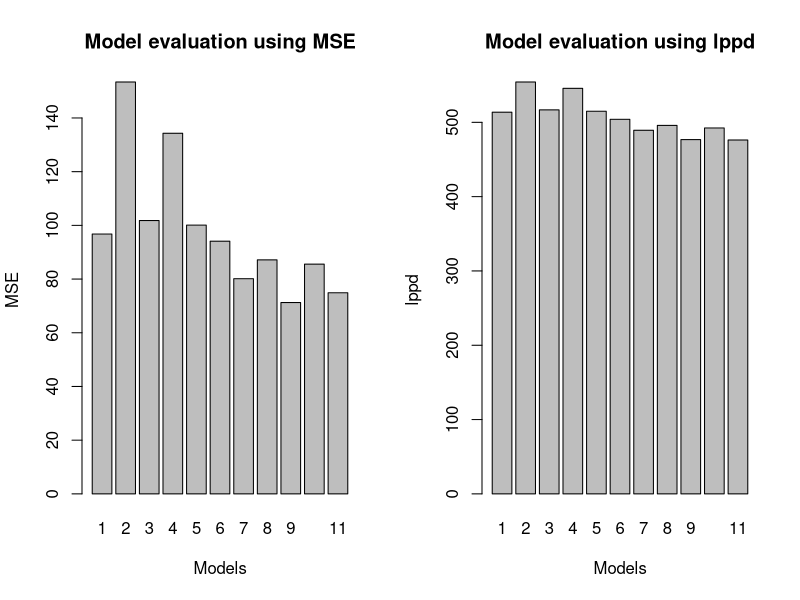
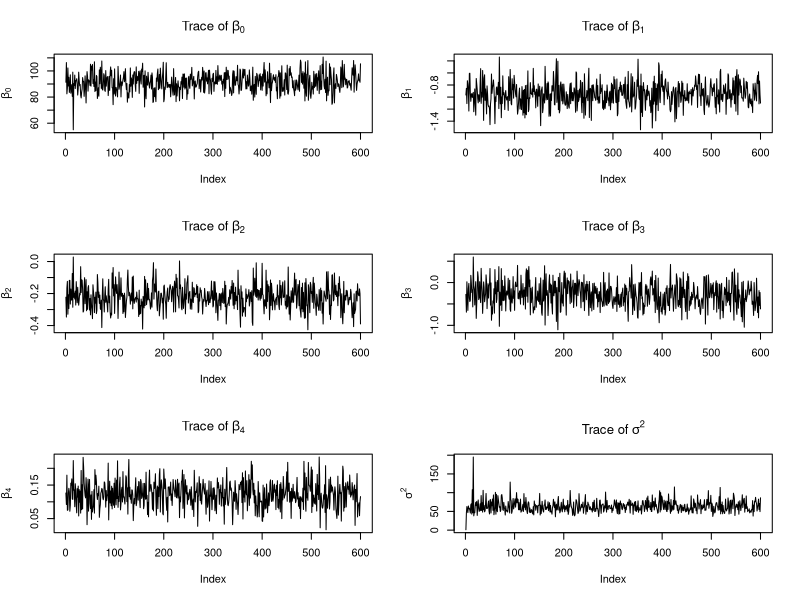
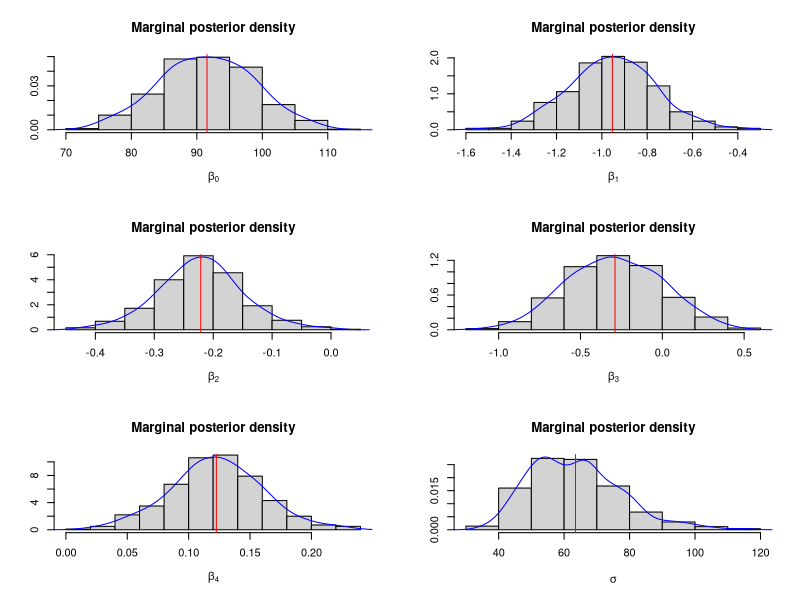
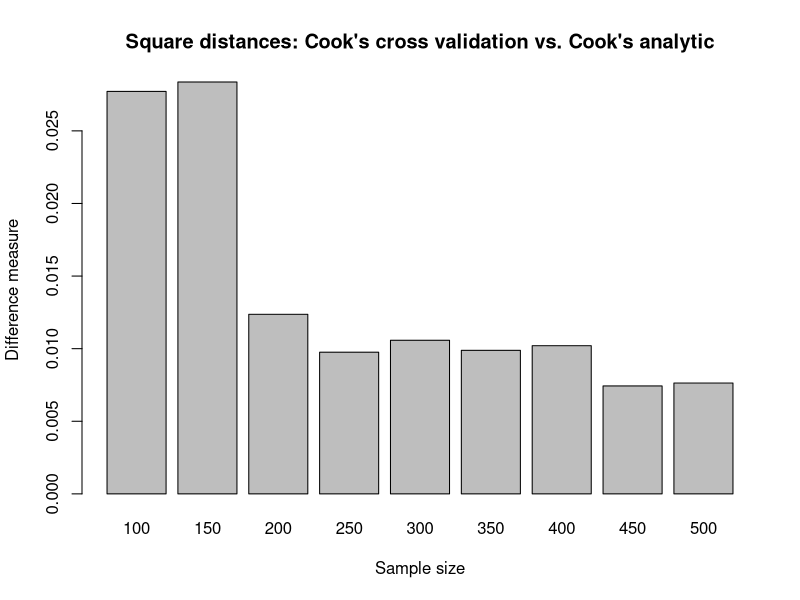
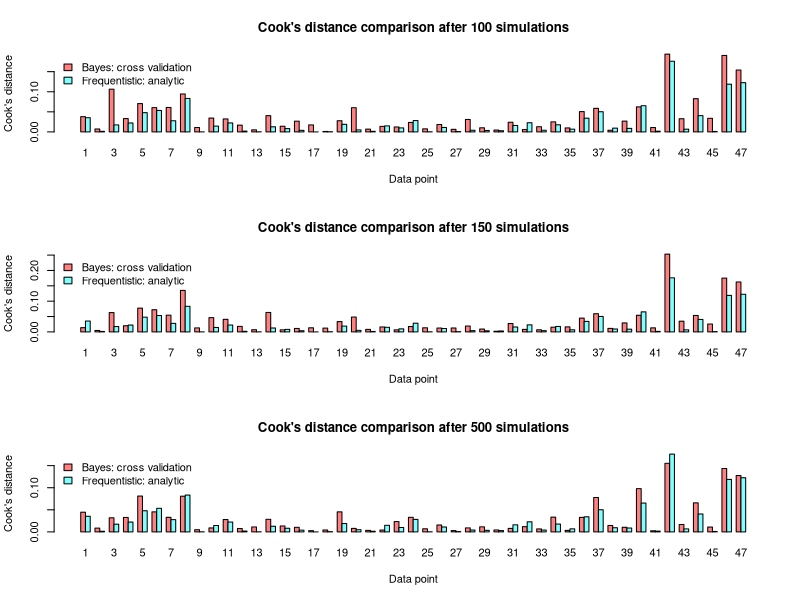

Reproduce these figures in R, in order.
## ---- chunk 1
knitr::opts_chunk$set(echo = TRUE)
## ---- chunk 2
#library(MASS)
#library(mixtools)
#library(plyr)
#library(xtable)
library(mvtnorm)
## ---- chunk 3
gibbsSampler <- function(X, Y, R, b = 0, initSigma = 1) {
  B <- R + b
  
  # Size of design matrix
  n <- nrow(X)
  p <- ncol(X)
  
  # Variables to store the samples in (initalize sigma with initSigma)
  betas <- matrix(nrow = B, ncol = p)
  sigma <- c(initSigma, rep(NA, B-1))
  
  # Sampling
  for(i in 1:B){
    # OLS of beta
    V <- solve(t(X)%*%X)     # (X^T X)^-1
    beta_hat <- V%*%t(X)%*%Y # (X^T X)^-1 X^T Y
    
    # OLS of sigma
    sigma_hat <- t(Y-X%*%beta_hat)%*%(Y-X%*%beta_hat)/(n-p)
    
    # Sample beta from the full conditional 
    betas[i,] <- rmvnorm(1, beta_hat, sigma[i]*V)
    
    # Sample sigma from the full conditional
    if(i < B) {
      sigma[i+1] <- 1/rgamma(1, (n-p)/2, (n-p)*sigma_hat/2)
    }
  }
  
  # Remove burn in
  if(b != 0) {
    betas <- betas[-(1:b),]
    sigma <- sigma[-(1:b)]
  }
  
  return(list(betas = betas, sigma = sigma))
}
## ---- chunk 4
crossValidation <- function(X, Y, R, b) {
  # Size of design matrix
  n <- nrow(X)
  p <- ncol(X)
  steps <- length(R)
  
  # Run gibbs sampler to get sampled parameters
  samples <- lapply(1:n, function(i) gibbsSampler(X[-i,], Y[-i], R[steps], b))
  
  # Initalize lists
  Sigma <- list()
  Betas <- list()
  Yhati <- list()
  
  # Calculate sigma, betas and Yhati for every step
  for(k in 1:steps) {
    Sigma[[k]] <- sapply(samples, function(sample) mean(sample$sigma[1:R[k]]))
    Betas[[k]] <- sapply(samples, function(sample) colMeans(sample$betas[1:R[k],]))
    Yhati[[k]] <- sapply(1:n, function(i) X[i,]%*%Betas[[k]][,i])
  }
  
  return(list(Sigma = Sigma, Betas = Betas, Yhati = Yhati))
}
## ---- chunk 5
bayesModelEvaluation <- function(models, Y, R, b) {
  # Evaluate multiple models and return results from all models
  n <- length(Y)
  k <- length(models)
  
  # Cross validate every model
  results <- lapply(1:k, function(i) crossValidation(models[[i]], Y, R, b))
  
  # Calculate Mean Squared Errors
  MSEs <- sapply(results, function(el) {
    return((1/(n-nrow(el$Betas[[1]])))*sum((Y-el$Yhati[[1]])^2))
  })
  
  # Plot MSEs
  par(mfrow = c(1,2))
  barplot(MSEs, xlab = "Models", ylab = "MSE", names.arg = seq(1,k),
          main = "Model evaluation using MSE")
  
  # Calculate log posterior predictive density (log likelihood)
  # y ~ N(XB, s^2(X^T X)^-1) = N(Yhat, s^2(X^T X)^-1)
  LPPDs <- sapply(results, function(eva) sum(log(dnorm(Y, eva$Yhati[[1]], eva$Sigma[[1]]))))
  
  # Plot LPPDs
  barplot(-2*LPPDs, xlab = "Models", ylab = "lppd", names.arg = seq(1,k),
          main = "Model evaluation using lppd")
  
  return(list(MSEs = MSEs, LPPDs = LPPDs))
}
## ---- chunk 6
# Swiss data
dat <- swiss

# Response variable
Y <- dat$Fertility
n <- nrow(dat)

# Design matrices

models <- list(
  matrix(c(rep(1,n), dat$Education), nrow=n),
  matrix(c(rep(1,n), dat$Agriculture), nrow=n),
  matrix(c(rep(1,n), dat$Examination), nrow=n),
  matrix(c(rep(1,n), dat$Catholic), nrow=n),
  matrix(c(rep(1,n), dat$Education, dat$Agriculture), nrow=n),
  matrix(c(rep(1,n), dat$Education, dat$Examination), nrow=n),
  matrix(c(rep(1,n), dat$Education, dat$Catholic), nrow=n),
  matrix(c(rep(1,n), dat$Education, dat$Agriculture, dat$Examination), nrow=n),
  matrix(c(rep(1,n), dat$Education, dat$Agriculture, dat$Catholic), nrow=n),
  matrix(c(rep(1,n), dat$Education, dat$Examination, dat$Catholic), nrow=n),
  matrix(c(rep(1,n), dat$Education, dat$Agriculture, dat$Examination ,dat$Catholic), nrow=n)
)

### Model evaluation ###
criteria <- bayesModelEvaluation(models, Y, R = 50, b = 10) # R = 500, b = 100

# Check proportion
print(criteria$MSEs/(-2*criteria$LPPDs))
# TODO: Als Tabelle ausgeben? Explain why not fulfilled

# Choose optimal modal
optIdx <- which.min(-2*criteria$LPPDs)

# Check if MSE and LPPD would choose the same
print(paste(which.min(criteria$MSEs), "=", which.min(-2*criteria$LPPDs)))
# TODO den Vergleich einfach nur im Text verwenden?
## ---- chunk 7
plotTraces <- function(sample) {
  ## Traces
  
  # Get number of available steps, but max 1000
  numTraceSteps <- min(c(nrow(sample$betas), 1000))
  
  # Plot traces
  q <- ncol(sample$betas) + 1
  frameRows <- round(q/2+0.1)
  par(mfrow = c(frameRows,2))
  #par(mfrow = c(1,2), cex=1)
  for(i in 1:ncol(sample$betas)) {
    plot(sample$betas[1:numTraceSteps,i], type='l', ylab=bquote(beta[.(i-1)]),
         main=bquote("Trace of" ~ beta[.(i-1)]))
  }
  plot(sample$sigma[1:numTraceSteps], type='l', ylab=bquote(sigma^2),
       main=bquote("Trace of" ~ sigma^2))
}
## ---- chunk 8
plotDensities <- function(sample, b) {
  ## Marginal posterior densities (remove burn in)
  
  # Function to draw plot
  drawHistDensity <- function(para, para_name) {
    # para     : Parameter (e.g. Beta, Sigma)
    # para_name: Title of plot
    
    # Estimate density for parameter values
    density <- density(para, bw = "SJ")
    
    # Draw histogram and add estimated density line
    hist(para, freq = FALSE, ylim = c(0,max(density$y)), xlab = para_name,
         ylab=NULL, main = "Marginal posterior density")
    lines(density, col="blue")
    
    # Posterior mean
    abline(v = mean(para), col="red")
  }
  
  # Adjust frame and plot all parameters
  q <- ncol(sample$betas) + 1
  frameRows <- round(q/2+0.1)
  par(mfrow = c(frameRows,2))
  #par(mfrow = c(1,2), cex=1)
  for(i in 1:ncol(sample$betas)) {
    drawHistDensity(sample$betas[-(1:b),i], bquote(beta[.(i-1)]))
  }
  drawHistDensity(sample$sigma[-(1:b)], bquote(sigma))
}
## ---- chunk 9
cooksDistance <- function(X, Y, R, b) {
  # R is a vector
  B <- R + b
  
  # Prepare projection matrix and number of parameters
  H <- X%*%solve(t(X)%*%X)%*%t(X)
  p <- ncol(X)
  steps <- length(R)
  
  # Run cross validation with vector R
  cv <- crossValidation(X, Y, R, b)
  
  # Sample whole model (add R+b samples, remove b later)
  sample <- gibbsSampler(X, Y, R[steps] + b)
  
  # Cook's distance: Frequentist appraoch with analytic solution
  betaHat <- solve(t(X)%*%X)%*%t(X)%*%Y
  YhatLinReg <- X%*%betaHat
  E <- Y-YhatLinReg
  cooksLinReg <- (E^2/((1/(n-p))*sum(E^2)*p))*(diag(H)/(1-diag(H))^2)
  
  cooksBayesCV <- matrix(nrow = n, ncol = steps)
  for(k in 1:steps) {
    # Estimate posterior mean from betas
    betas <- colMeans(sample$betas[b:B[k],])
    
    # Predict values, using posterior mean
    Yhat <- X%*%betas
    
    # Calculate cook's distance
    dists <- apply(cv$Betas[[k]], 2, function(betas) {
      return((Yhat - X%*%betas)^2)
    })
    mse <- (1/(n-p))*sum((Y-Yhat)^2)
    cooksBayesCV[,k] <- colSums(dists)/(p*mse)
  }
  
  return(list(cooksBayesCV = cooksBayesCV, cooksLinReg = cooksLinReg, sample = sample))
}
## ---- chunk 10
### Cook's Distance ###

# Number of samples
b <- 100
R <- seq(100,500,50) # seq(100,5000,50)

# Get optimal model and calculate projection matrix
cooks <- cooksDistance(models[[optIdx]], Y, R, b)
## ---- chunk 11
# Plot traces
plotTraces(cooks$sample)
## ---- chunk 12
# Plot traces
plotDensities(cooks$sample, b)
## ---- chunk 13
# Initialize matrices
steps <- length(R)
matBayesD <- cooks$cooksBayesCV
matFreqD <- matrix(rep(cooks$cooksLinReg, steps), ncol=steps)

# Calculate differences between Cook's distance methods
cooksMeasure <- colSums((matBayesD-matFreqD)^2)
## ---- chunk 14
# Plot differences between Cook's distance for different sample sizes
par(mfrow = c(1,1))
barplot(cooksMeasure, xlab="Sample size", ylab="Difference measure", names.arg=R,
        main="Square distances: Cook's cross validation vs. Cook's analytic")
## ---- chunk 15
# Plot Cook's distances pointwise for 3 sample sizes
par(mfrow = c(3,1))
sampleSizeToPlot <- c(1, round(length(R)/5), length(R))
for(i in sampleSizeToPlot) {
  barplot(t(cbind(cooks$cooksBayesCV[,i], cooks$cooksLinReg)), beside = TRUE, names.arg = seq(1:n),
          legend.text = c("Bayes: cross validation", "Frequentistic: analytic"),
          args.legend = list(x = 'topleft', bty='n'), col = rainbow(2, s=0.5),
          xlab = "Data point", ylab = "Cook's distance",
          main=paste("Cook's distance comparison after", R[i], "simulations"))
}
